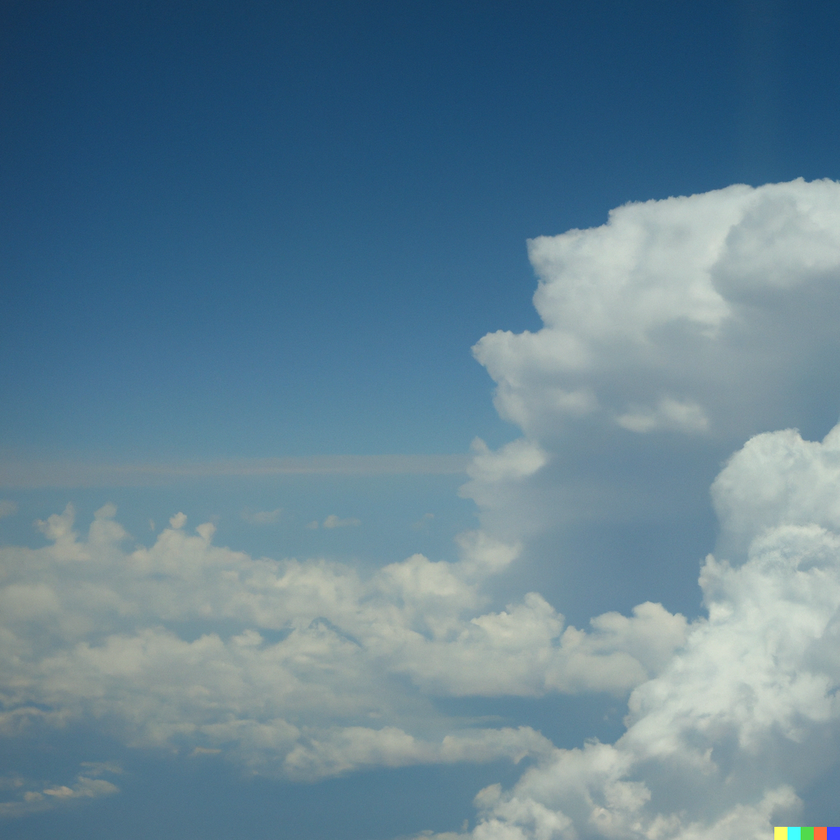
#> input picture cloud_dalle.png, 840 x 840 px, shrunk from 1024 x 1024 before the run
$ python IciclePlot.py
#> lines starting #> are read from the running program, lines starting #| are printed output that depends on the picture
### WaveletTransform/TwoDWaveletTransformer.py
import pywt
import numpy as np
import math

def get2DWaveletCoefficients(signal, wavelet="haar", mode="smooth"):
    wavedec2 = pywt.wavedec2(signal, wavelet, mode=mode)
    hsm = wavedec2[0]
    wave_dec= wavedec2[1:]
    wave_dct = {}
    for idx_one, array_one in enumerate(wave_dec):
        [cH, cV, cD] = list(map(lambda x: x.flatten(), array_one))
        for idx_two, (this_cH, this_cV, this_cD) in enumerate(zip(cH, cV, cD)):
            wave_dct[(idx_one, idx_two)] = {"cH": this_cH, "cV": this_cV, "cD": this_cD}
    return hsm, wave_dct

# [31 lines left out: function inverse2DDWT, not called in this run]


# hsm ,wave_dct = get2DWaveletCoefficients(np.arange(8*8).reshape((8, 8)), "haar", "smooth")
# inverse_signal = inverse2DDWT((hsm, wave_dct), "haar", "smooth")
# print("inverse signal", inverse_signal)

### Tree/TwoDimBesovForest.py
from dataclasses import dataclass
import Tree.TwoDimBesovTree as tbt


class TwoDimBesovForest:
    """"One or multiple Two Dim Besov Trees"""
    def __init__(self, wavelet_coefficients, beta, max_level, start_level=0):
        self.wavelet_coefficients = wavelet_coefficients
        self.beta = beta
        self.max_level = max_level
        self.start_level = start_level

    def initializeForest(self):
        forest = {}
        for i in self.wavelet_coefficients:
            # all nodes in the first level are the root of a subtree
            if i[0] == 0:
                forest[i[1]] = {i: self.wavelet_coefficients[i]}
            # not first level
            else:
                # one of the trees in forest should contain the parent
                for j in forest:
                    if (i[0] - 1, i[1] // 4) in forest[j]:
                        forest[j][i] = self.wavelet_coefficients[i]
                        break
        return forest

    # This function causes all elements of the forest to be rooted at (0,0), thereby setting all
    # subnodes to the usual conventions wrt parent-children indexing
    def setRootTo0_0ForAllSubtrees(self, forest):
        forestCorrectedRoots = {}
        for el in forest:
            subTree = forest[el]
            newSubtree = {}
            for index in subTree:
                new_index = index[1] - 4 ** (index[0]) * el
                newSubtree[(index[0], new_index)] = subTree[index]
            forestCorrectedRoots[el] = newSubtree
        return forestCorrectedRoots

    # [10 lines left out: function unsetRootFrom0_0ForAllSubtrees, not called in this run]

    def runTwoDimBesovTreeAlgorithmPerTree(self,forest):
        new_coeffs = {}
        for el in forest:
            subTree = forest[el]
            subBesovTree = tbt.TwoDimBesovTree(subTree, self.beta, self.max_level, start_level=self.start_level)
            thisCoefficients = subBesovTree.getMinimizingPosteriorCoefficients()
            new_coeffs[el] = thisCoefficients
        return new_coeffs

    # [5 lines left out: function flattenDict, not called in this run]

    def getMinimizingPosteriorCoefficients(self):
        forest = self.initializeForest()
        indicesTransformedForest = self.setRootTo0_0ForAllSubtrees(forest)
        new_coeffs = self.runTwoDimBesovTreeAlgorithmPerTree(indicesTransformedForest)
        invertedIndicesForest = self.unsetRootFrom0_0ForAllSubtrees(new_coeffs)
        flattenedForest = self.flattenDict(invertedIndicesForest)
        return flattenedForest

### MakePlot/IciclePlot.py
import plotly.graph_objects as go
import pandas as pd
import WaveletTransform.TwoDWaveletTransformer as wt2d
import Tree.TwoDimBesovForest as tbf
from PIL import Image
import numpy as np


wavelet = "db2"
mode = "per"
start_level=3
max_level = 5
beta = 0.49999
y = np.asarray(Image.open("../cloud_dalle.png").convert("L"))/255
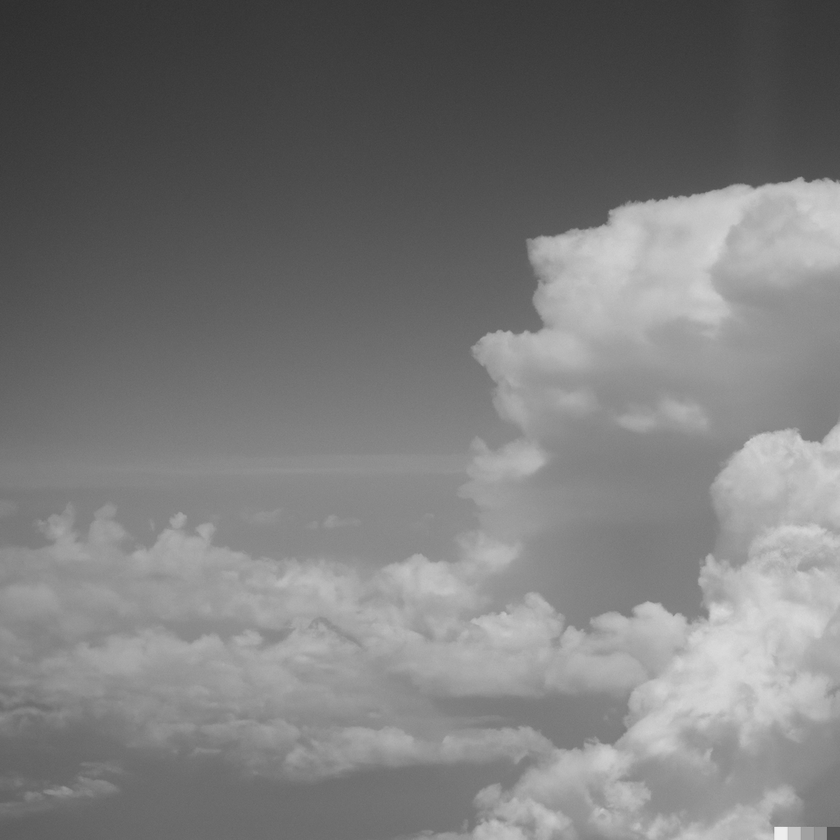
#> y: shape (840, 840) float64; min 0.18, max 0.933, mean 0.479
y_err = y + np.random.normal(0, 0.1, y.shape)
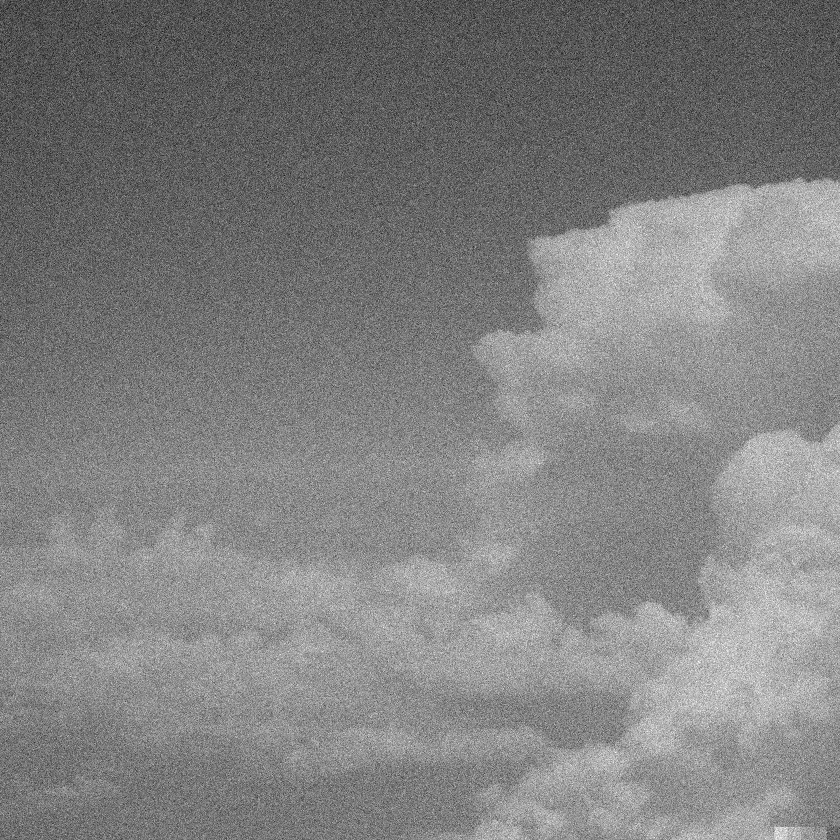
#> y_err: shape (840, 840) float64; min -0.254, max 1.2, mean 0.479; drawn with min black and max white
Image.fromarray(y*255).show()
Image.fromarray(y_err*255).show()

hsm, hde = wt2d.get2DWaveletCoefficients(y_err, wavelet, mode)
#> in get2DWaveletCoefficients, `wavedec2 = pywt.wavedec2(signal, wavelet, mode=mode)`: wavedec2 = 9 items
#> in get2DWaveletCoefficients, `hsm = wavedec2[0]`: hsm = [[124.9, 105.2, 123.3, 149], [116.5, 70.93, 78.3, 124.6], [156.3, 123.7, 136, 154], [166.5, 143.7, 151.3, 175.2]]
#> in get2DWaveletCoefficients, `wave_dec= wavedec2[1:]`: wave_dec = 8 items
#> the loop in get2DWaveletCoefficients, `for idx_one, array_one in enumerate(wave_dec):` made 8 passes
#> after the loop in get2DWaveletCoefficients, `for idx_one, array_one in enumerate(wave_dec):`: wave_dct = 235324 items
#> hde = 235324 items
tbt = tbf.TwoDimBesovForest(hde, beta, start_level, max_level)
g = tbt.getMinimizingPosteriorCoefficients()
#> the loop in initializeForest, `for i in self.wavelet_coefficients:` made 235324 passes
#> i on passes 1 to 3: (0, 0), (0, 1), (0, 2)
#> after the loop in initializeForest, `for i in self.wavelet_coefficients:`: forest = 16 items
#> the loop in setRootTo0_0ForAllSubtrees, `for el in forest:` made 16 passes
#> the loop in runTwoDimBesovTreeAlgorithmPerTree, `for el in forest:` made 1 pass
#> after the loop in runTwoDimBesovTreeAlgorithmPerTree, `for el in forest:`: new_coeffs = 0 items
#> (the run stopped early here; a loop or call above may not have finished)

$ run again, with reconImage.png copied over cloud_dalle.png
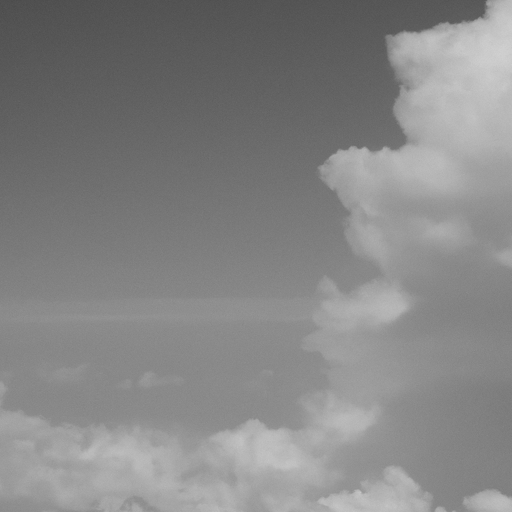
#> input picture reconImage.png, 512 x 512 px
#> `y_err = y + np.random.normal(0, 0.1, y.shape)`:
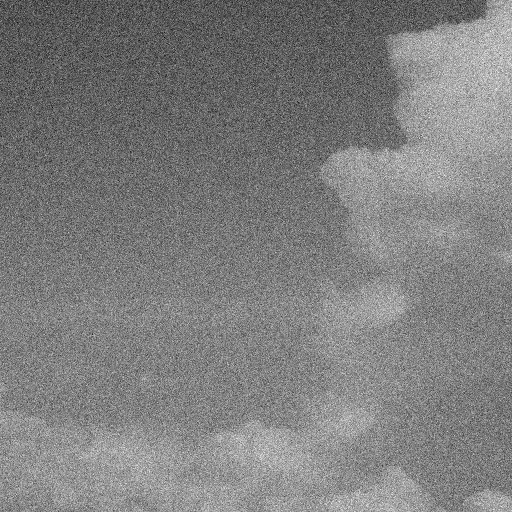
#> y_err: shape (512, 512) float64; min -0.101, max 1.15, mean 0.522; drawn with min black and max white
#> wavedec2 = 8 items
#> in get2DWaveletCoefficients, `hsm = wavedec2[0]`: hsm = [[68.57, 73.1, 75.2, 75.14], [82.85, 46.73, 47.9, 52.39], [74.16, 59.03, 59.04, 71.79], [68.08, 68.91, 68.88, 76.7]]
#> wave_dec = 7 items
#> the loop in get2DWaveletCoefficients, `for idx_one, array_one in enumerate(wave_dec):` made 7 passes
#> after the loop in get2DWaveletCoefficients, `for idx_one, array_one in enumerate(wave_dec):`: wave_dct = 87376 items
#> the loop in initializeForest, `for i in self.wavelet_coefficients:` made 87376 passes
#> i on passes 1 to 3: (0, 0), (0, 1), (0, 2)
#> after the loop in initializeForest, `for i in self.wavelet_coefficients:`: forest = 16 items
#> the loop in setRootTo0_0ForAllSubtrees, `for el in forest:` made 16 passes
#> the loop in runTwoDimBesovTreeAlgorithmPerTree, `for el in forest:` made 1 pass
#> after the loop in runTwoDimBesovTreeAlgorithmPerTree, `for el in forest:`: new_coeffs = 0 items

$ run again, with Koala.jpg saved as cloud_dalle.png
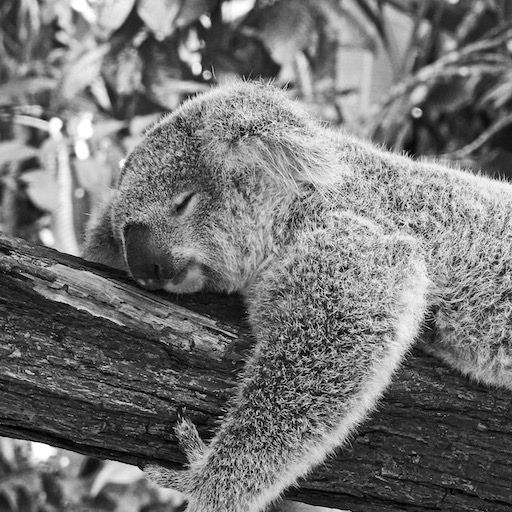
#> input picture Koala.jpg, 512 x 512 px
#> `y_err = y + np.random.normal(0, 0.1, y.shape)`:
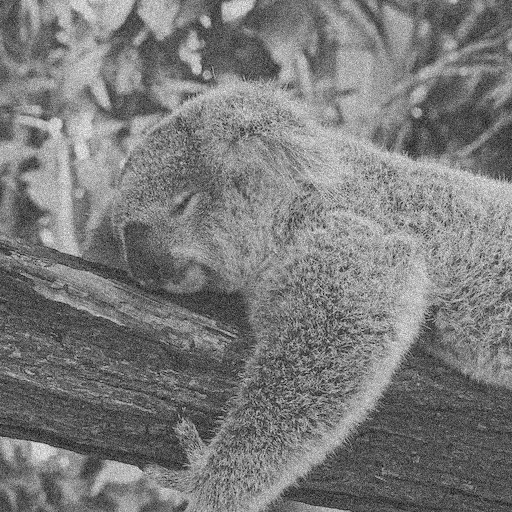
#> y_err: shape (512, 512) float64; min -0.362, max 1.33, mean 0.455; drawn with min black and max white
#> wavedec2 = 8 items
#> in get2DWaveletCoefficients, `hsm = wavedec2[0]`: hsm = [[30.99, 53.03, 57.15, 42.64], [44.66, 76.46, 64.03, 80.7], [78.99, 62.98, 63.65, 87.2], [53.29, 34.69, 34.64, 65.8]]
#> wave_dec = 7 items
#> the loop in get2DWaveletCoefficients, `for idx_one, array_one in enumerate(wave_dec):` made 7 passes
#> after the loop in get2DWaveletCoefficients, `for idx_one, array_one in enumerate(wave_dec):`: wave_dct = 87376 items
#> the loop in initializeForest, `for i in self.wavelet_coefficients:` made 87376 passes
#> i on passes 1 to 3: (0, 0), (0, 1), (0, 2)
#> after the loop in initializeForest, `for i in self.wavelet_coefficients:`: forest = 16 items
#> the loop in setRootTo0_0ForAllSubtrees, `for el in forest:` made 16 passes
#> the loop in runTwoDimBesovTreeAlgorithmPerTree, `for el in forest:` made 1 pass
#> after the loop in runTwoDimBesovTreeAlgorithmPerTree, `for el in forest:`: new_coeffs = 0 items
